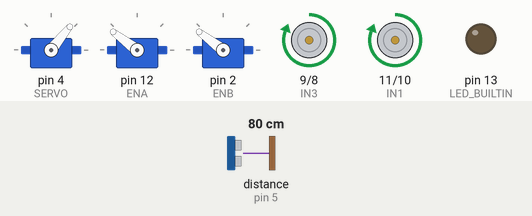
Simulated run of this sketch. Board: Arduino Uno, built with avr-gcc and run on an emulated ATmega328P. Shown: 3 × servo, motor-driver pin pairs drawn as motors (green arrow = first pin HIGH = forward, orange = second pin HIGH = backward, longer = more drive), output pins drawn as LEDs (lit = HIGH). Wiring (inferred from the names in the program): ultrasonic range finder: trigger pin 3; echo pin 5; 2 × servo: signal pin 2 / signal pin 12. The test bench sets the inputs (shaded band); at power-on: distance to the obstacle (sensor on pin 5) 80 cm. The echo pulse lasts 58.3 µs per cm; servo pulses on a pin are drawn as a servo (544–2400 µs = 0–180°); pins used as bus, display or sensor lines are not drawn; what the sketch prints to the serial monitor is not drawn.

Above: at 7.6 s.
7.7 s: distance to the obstacle (sensor on pin 5) set to 45 cm
10.7 s: distance to the obstacle (sensor on pin 5) set to 36 cm
At 13.4 s:
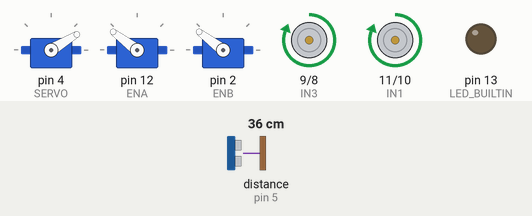
13.7 s: distance to the obstacle (sensor on pin 5) set to 18 cm
At 14.6 s:
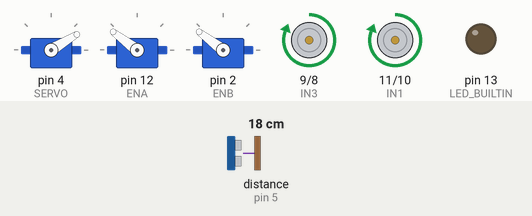
15.2 s: distance to the obstacle (sensor on pin 5) set to 28 cm
18.2 s: distance to the obstacle (sensor on pin 5) set to 33 cm
At 21.3 s:
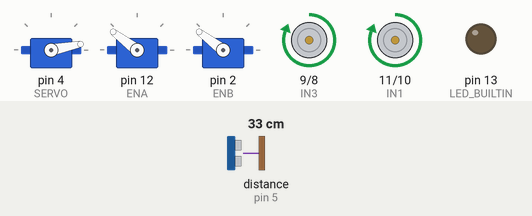
Timing chart, 0 to 22.2 s (numbered marks = the images above; inputs shaded):
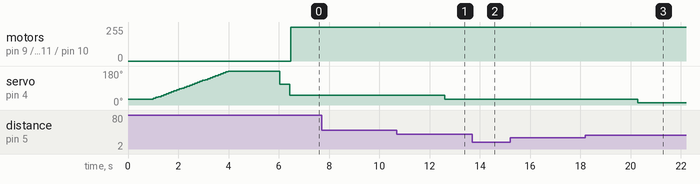

Measured:
- the behaviour switches between 41 and 40 cm on distance to the obstacle (sensor on pin 5) (found by bisection; images 0 and 1)
- the behaviour switches between 30 and 31 cm on distance to the obstacle (sensor on pin 5) (found by bisection; images 2 and 3)
- after the input at 7.7 s, every drawn part: stays the same
- after the input at 10.7 s, servo on pin 4 (SERVO): 51° → 31° after 1.9 s
- after the input at 13.7 s, servo on pin 4 (SERVO): stays 31° (without the input it goes to 11° after 0.74 s)
- after the input at 15.2 s, every drawn part: stays the same
- after the input at 18.2 s, servo on pin 4 (SERVO): 31° → 11° after 2.1 s
- by itself, servo on pin 4 (SERVO): rises from 30° to 180° in 3.0 s, then falls to 51° in 2.4 s

The sketch:

Follower.ino
```cpp
#include <Servo.h>
#include "Ultrasonic.h"
#include "L298N.h"

//##############################//
//       Motors constants       //
//##############################//
const uint8_t ENA = 12;
const uint8_t ENB = 2;
const uint8_t IN1 = 11;
const uint8_t IN2 = 10;
const uint8_t IN3 = 9;
const uint8_t IN4 = 8;

int           speed;
const uint8_t MINSPEED          = 128; //128
int           DISCRETE_MV_TIME  = 6; //discrete time shared between ON and OFF mode for motors. (PWM squared)

//##############################//
//     Ultrasonic constants     //
//##############################//
const uint8_t ECHO = 5;
const uint8_t TRIG = 3;
const uint8_t SERVO = 4;

const int NB_ANGLES   = 44;
const int MAXRIGHT    = 30;
const int MAXLEFT     = 250;
const int MID         = (MAXLEFT - MAXRIGHT) / 2;
const int STEP_SIZE   = (MAXLEFT - MAXRIGHT) / NB_ANGLES;

uint8_t angles[NB_ANGLES]; //Stores the init scan values


//##############################//
//            Objects           //
//##############################//

// Motors driver
L298N driver(ENA, IN1, IN2, IN3, IN4, ENB, false, MINSPEED, DISCRETE_MV_TIME);

// Distance sensor
Ultrasonic ultrasonic(TRIG, ECHO); // (Trig PIN,Echo PIN)

// Distance sensor mount motor
Servo myservo;  // create servo object to control a servo

// FSM states and variables
enum State {IDLE, FORWARD_RIGHT, FORWARD_LEFT, FORWARD, CLOSE_ENOUGH};
enum SensorState {SIDLE, LOOKING_RIGHT, LOOKING_LEFT};

State state = IDLE;
SensorState sensor_state = SIDLE;
uint8_t sensor_angle = 0;
uint8_t target_dist = 0;
uint8_t prevprev_dist = 0;
uint8_t prev_dist = 0;
uint8_t curr_dist = 0;


//##############################//
//         Setup function       //
//##############################//
void setup() {
    pinMode(LED_BUILTIN, OUTPUT);
    // put your setup code here, to run once:
    Serial.begin(9600);
    myservo.attach(SERVO);  // attaches the servo on pin 9 to the servo object
    myservo.write(MAXRIGHT);   // 255 max left, 30 min right, 109 mid
    delay(1000);

    // Doing a preliminary US scan to find the nearest object
    int angle = MAXRIGHT;
    for (int i = 0; i < NB_ANGLES; i++) angles[i] = 255;
    for (int i = 0; i < NB_ANGLES; i++) {
        angles[i] = ultrasonic.Ranging(CM);
        angle += STEP_SIZE;
        myservo.write(angle);
        delay(100);

    }
    // Debugging the scan results
    char str[4] = "";
    for (int i = 0; i < NB_ANGLES ; i++) {
        sprintf(str, "%-3d", i);
        Serial.print(String(str) + " ");
    }
    Serial.println();
    for (int i = MAXRIGHT; i < MAXLEFT ; i += STEP_SIZE) {
        sprintf(str, "%-3d", i);
        Serial.print(String(str) + " ");
    }
    Serial.println();
    for (int i = 0; i < NB_ANGLES ; i++) {
        sprintf(str, "%-3d", angles[i]);
        Serial.print(String(str) + " ");
    }
    Serial.println();

    //Looking for the angle of the nearest object
    uint8_t min  = 255;
    uint8_t max  = 0;
    uint8_t min_index  = NB_ANGLES + 1;
    for (int i = 0; i < NB_ANGLES; i++) {
        if (angles[i] < min) {
            min  = angles[i];
            min_index = i;
        }
        if (angles[i] > max) {
            max  = angles[i];
        }
    }

    // Now we know the angle and the distance of the nearest object,
    // we set our loop() variables
    target_dist = min;
    if (min_index >= NB_ANGLES + 1) {
        state = FORWARD;
        sensor_state = SIDLE;
        target_dist = max;
    }
    else if (min_index < NB_ANGLES / 2) {
        state = FORWARD_RIGHT;
        sensor_state = LOOKING_RIGHT;
    }
    else if (min_index > NB_ANGLES / 2) {
        state = FORWARD_LEFT;
        sensor_state = LOOKING_LEFT;
    }
    else {
        state = FORWARD;
        sensor_state = SIDLE;
    }
    speed = 40;
    myservo.write(MID);
    delay(400);
    prev_dist = min;
    curr_dist = ultrasonic.Ranging(CM);
    prev_dist = curr_dist;
    prevprev_dist = curr_dist;
    sensor_angle = angles[min_index];
}


//##############################//
//         Loop function       //
//##############################//
int cdelay = 250;
int ms_diff = 70;
int sensor_angle_step = 20;
uint8_t cpt_stab = 0;
const uint8_t cpt_stab_lim = 3;

void sensorFollowTarget();
void followWall();
void followWallSmartly();
void loop() {
    //=======> Sensor motor managements

    curr_dist = ultrasonic.Ranging(CM);

    switch (sensor_state) {
        case LOOKING_RIGHT:
            Serial.println("Going right.    prev2 = " + String(prevprev_dist) + " prev = " + String(prev_dist) + " curr = " + String(curr_dist) + " angle = " + String(sensor_angle));
            if (prev_dist < curr_dist ) {
                sensor_state  = LOOKING_LEFT;
            } else if (prev_dist == curr_dist) {
                //sensor_state  = SIDLE;
                cpt_stab++;
            }
            else {
                sensor_angle -= sensor_angle_step;
                if (sensor_angle > MAXLEFT)
                    sensor_angle = MAXLEFT;
            }
            break;
        case LOOKING_LEFT:
            Serial.println("Going left.     prev2 = " + String(prevprev_dist) + " prev = " + String(prev_dist) + " curr = " + String(curr_dist) + " angle = " + String(sensor_angle));
            if (prev_dist < curr_dist ) {
                sensor_state  = LOOKING_RIGHT;
            } else if (prev_dist == curr_dist) {
                //sensor_state  = SIDLE;
                cpt_stab++;
            }
            else {
                sensor_angle += sensor_angle_step;
                if (sensor_angle < MAXRIGHT)
                    sensor_angle = MAXRIGHT;
            }
            break;
        case SIDLE:
            if (prev_dist != curr_dist)
                sensor_state  = LOOKING_RIGHT;
            Serial.println("Going no where. prev2 = " + String(prevprev_dist) + " prev = " + String(prev_dist) + " curr = " + String(curr_dist) + " angle = " + String(sensor_angle));
            break;
    }
    if (cpt_stab >= cpt_stab_lim) {
        cpt_stab = 0;
        sensor_state = SIDLE;
    }
    myservo.write(sensor_angle);

    delay(50);
    prevprev_dist  = prev_dist;
    prev_dist = curr_dist;

    //=======> Motors managements

    switch (state) {
        case IDLE:
            driver.stop();
            delay(cdelay);
            break;
        case FORWARD:
            driver.cdrive(L298N::FORWARD, speed, cdelay);
            break;
        case FORWARD_LEFT:
            driver.cdrive(L298N::FORWARD_L, speed, cdelay, ms_diff);
            break;
        case FORWARD_RIGHT:
            driver.cdrive(L298N::FORWARD, speed, cdelay, ms_diff);
            break;
        case CLOSE_ENOUGH:
            driver.stop();
            delay(cdelay);
            break;
    }

}
```

L298N.cpp
```cpp
// (licence header left out)
#include "L298N.h"

uint8_t ENA, ENB, IN1, IN2, IN3, IN4;
boolean INVERT = false;
uint8_t MINSPEED = 0;


// ---------------------------------------------------------------------------
// L298N constructor
// ---------------------------------------------------------------------------

L298N::L298N(uint8_t ena, uint8_t in1, uint8_t in2, uint8_t in3, uint8_t in4, uint8_t enb, boolean invert, uint8_t minspeed, uint8_t DISCRETE_MV_TIME)
{
    pinMode (ena, OUTPUT);
    pinMode (in1, OUTPUT);
    pinMode (in2, OUTPUT);
    pinMode (in3, OUTPUT);
    pinMode (in4, OUTPUT);
    pinMode (enb, OUTPUT);

    ENA = ena;
    ENB = enb;

    IN1 = in1;
    IN2 = in2;
    IN3 = in3;
    IN4 = in4;

    INVERT = invert;
    MINSPEED = minspeed;
    this->DISCRETE_MV_TIME = DISCRETE_MV_TIME;
}


// ---------------------------------------------------------------------------
// L298N Complex Method
// ---------------------------------------------------------------------------

void L298N::cdrive(uint8_t direction, uint8_t speed, int delay_time, uint8_t ms_diff)
{
    if ( direction == FORWARD  || direction == FORWARD_R  || direction == FORWARD_L  || \
            direction == BACKWARD || direction == BACKWARD_R || direction == BACKWARD_L || \
            direction == RIGHT    || direction == LEFT       || \
            direction == STOP     || direction == BRAKE )
    {
        if (speed > 100) speed = 100;
        digitalWrite(IN1, bitRead(direction, 3));
        digitalWrite(IN2, bitRead(direction, 2));
        digitalWrite(IN3, bitRead(direction, 1));
        digitalWrite(IN4, bitRead(direction, 0));

        int onTime = DISCRETE_MV_TIME * (float(speed) / 100);
        int offTime = DISCRETE_MV_TIME  - onTime;

        //if moving with a tilt
        if ( direction == FORWARD_R  || direction == FORWARD_L || direction == BACKWARD_R || direction == BACKWARD_L) {

            // ms_diff variable represents the amount
            //  of time (in percent) spent at STOCK_SPEED by the slower wheel
            //  compared to the faster wheel. Setting this variable
            // to 100 will have the same behaviour than FORWARD/BACKWARD
            if (ms_diff > 100) ms_diff = 100;
            int slaveOnTime = onTime * (float(ms_diff) / 100);

            // Generating a PWM behavior on the PWM output
            for (int i = 0; i < delay_time; i += DISCRETE_MV_TIME) {
                analogWrite((direction == FORWARD_R || direction == BACKWARD_R) ? ENB : ENA, STOCK_SPEED);
                delay(onTime - slaveOnTime);
                analogWrite((direction == FORWARD_R || direction == BACKWARD_R) ? ENA : ENB, STOCK_SPEED);
                delay(slaveOnTime);
                analogWrite(ENB, 0);
                analogWrite(ENA, 0);
                delay(offTime);
            }
        }
        //if moving on itself
        else if (direction == RIGHT || direction == LEFT ) {
            analogWrite((direction == RIGHT) ? ENA : ENB, 0);
            for (int i = 0; i < delay_time; i += DISCRETE_MV_TIME) {
                analogWrite((direction == RIGHT) ? ENA : ENB, STOCK_SPEED);
                delay(onTime);
                analogWrite((direction == RIGHT) ? ENA : ENB, 0);
                delay(offTime);
            }
        }
        //if moving in a straight line
        else {
            for (int i = 0; i < delay_time; i += DISCRETE_MV_TIME) {
                analogWrite(ENA, STOCK_SPEED);
                analogWrite(ENB, STOCK_SPEED);
                delay(onTime);
                analogWrite(ENA, 0);
                analogWrite(ENB, 0);
                delay(offTime);
            }
        }
    }

}

void L298N::drive(uint8_t direction, uint8_t speed, uint8_t slave_ratio, int delay_time)
{
    if ( direction == FORWARD  || direction == FORWARD_R  || direction == FORWARD_L  || \
            direction == BACKWARD || direction == BACKWARD_R || direction == BACKWARD_L || \
            direction == RIGHT    || direction == LEFT       || \
            direction == STOP     || direction == BRAKE )
    {
        uint8_t master = 255, slave = 0;

        // MINSPEED <= speed_master <= MAXSPEED (255) || 255 if BRAKE
        if (direction != BRAKE)
            master = speed < MINSPEED ? MINSPEED : speed;

        // 0 <= speed_slave <= speed*slave_ratio/100 || speed_slave=speed if slave_ratio==100
        if (direction != STOP)
            slave = slave_ratio == 100 ? speed : (speed <= MINSPEED ? 0 : speed * slave_ratio / 100);

        digitalWrite(IN1, bitRead(direction, INVERT ? 1 : 3));
        digitalWrite(IN2, bitRead(direction, INVERT ? 0 : 2));
        digitalWrite(IN3, bitRead(direction, INVERT ? 3 : 1));
        digitalWrite(IN4, bitRead(direction, INVERT ? 2 : 0));

        analogWrite(ENA, bitRead(direction, INVERT ? 4 : 5) ? master : slave);
        analogWrite(ENB, bitRead(direction, INVERT ? 5 : 4) ? master : slave);

        delay(delay_time);
    }
}


// ---------------------------------------------------------------------------
// L298N Simple Methods
// ---------------------------------------------------------------------------

void L298N::stop(boolean brake, int delay_time)
{
    this->drive(brake ? BRAKE : STOP, 0, 0, delay_time);
}

void L298N::forward(uint8_t speed, int delay_time)
{
    this->drive(FORWARD, speed, 100, delay_time);
}

void L298N::backward(uint8_t speed, int delay_time)
{
    this->drive(BACKWARD, speed, 100, delay_time);
}

void L298N::left(uint8_t speed, int delay_time)
{
    this->drive(LEFT, speed, 100, delay_time);
}

void L298N::right(uint8_t speed, int delay_time)
{
    this->drive(RIGHT, speed, 100, delay_time);
}
```

L298N.h
```cpp
// (licence header left out)
#ifndef L298N_h
#define L298N_h

#include "Arduino.h"

class L298N
{
    public:
        static const uint8_t FORWARD = 250, \
                             FORWARD_R = 234, \
                             FORWARD_L = 218, \
                             BACKWARD = 245, \
                             BACKWARD_R = 229, \
                             BACKWARD_L = 213, \
                             RIGHT = 249, \
                             LEFT = 246, \
                             STOP = 0, \
                             BRAKE = 255, \
                             STOCK_SPEED = 128;
        // constructor
        L298N(
              uint8_t ena
            , uint8_t in1
            , uint8_t in2
            , uint8_t in3
            , uint8_t in4
            , uint8_t enb
            , boolean invert = false
            , uint8_t minspeed = 0
            , uint8_t DISCRETE_MV_TIME = 6
        );
        // complex method (all orders)
        void cdrive(uint8_t direction = 0, uint8_t speed = 255, int delay_time = 0, uint8_t ms_diff = 50);
        void drive(uint8_t direction = 0, uint8_t speed = 255, uint8_t slave_percent = 0, int delay_time = 0);
        // simple methods (basic orders)
        void stop(boolean brake = false, int delay_time = 100);
        void forward(uint8_t speed = 255, int delay_time = 0);
        void backward(uint8_t speed = 255, int delay_time = 0);
        void left(uint8_t speed = 255, int delay_time = 200);
        void right(uint8_t speed = 255, int delay_time = 200);
    private:
        uint8_t DISCRETE_MV_TIME; //ms

};

#endif
```

Ultrasonic.cpp
```cpp
// (licence header left out)
#if ARDUINO >= 100
#include "Arduino.h"
#else
#include "WProgram.h"
#endif

#include "Ultrasonic.h"

Ultrasonic::Ultrasonic(int TP, int EP)
{
    pinMode(TP, OUTPUT);
    pinMode(EP, INPUT);
    Trig_pin = TP;
    Echo_pin = EP;
    Time_out = 3000; // 3000 µs = 50cm // 30000 µs = 5 m
}

Ultrasonic::Ultrasonic(int TP, int EP, long TO)
{
    pinMode(TP, OUTPUT);
    pinMode(EP, INPUT);
    Trig_pin = TP;
    Echo_pin = EP;
    Time_out = TO;
}

long Ultrasonic::Timing()
{
    digitalWrite(Trig_pin, LOW);
    delayMicroseconds(2);
    digitalWrite(Trig_pin, HIGH);
    delayMicroseconds(10);
    digitalWrite(Trig_pin, LOW);
    duration = pulseIn(Echo_pin, HIGH, Time_out);
    if ( duration == 0 ) {
        duration = Time_out;
    }
    return duration;
}

long Ultrasonic::Ranging(int sys)
{
    Timing();
    if (sys) {
        distance_cm = duration / 29 / 2 ;
        return distance_cm;
    } else {
        distance_inc = duration / 74 / 2;
        return distance_inc;
    }
}
```

Ultrasonic.h
```cpp
// (licence header left out)
#ifndef Ultrasonic_h
#define Ultrasonic_h

#if ARDUINO >= 100
#include "Arduino.h"
#else
#include "WProgram.h"
#endif

#define CM 1
#define INC 0

class Ultrasonic
{
    public:
        Ultrasonic(int TP, int EP);
        Ultrasonic(int TP, int EP, long TO);
        long Timing();
        long Ranging(int sys);

    private:
        int Trig_pin;
        int Echo_pin;
        long Time_out;
        long duration, distance_cm, distance_inc;
};

#endif
```
